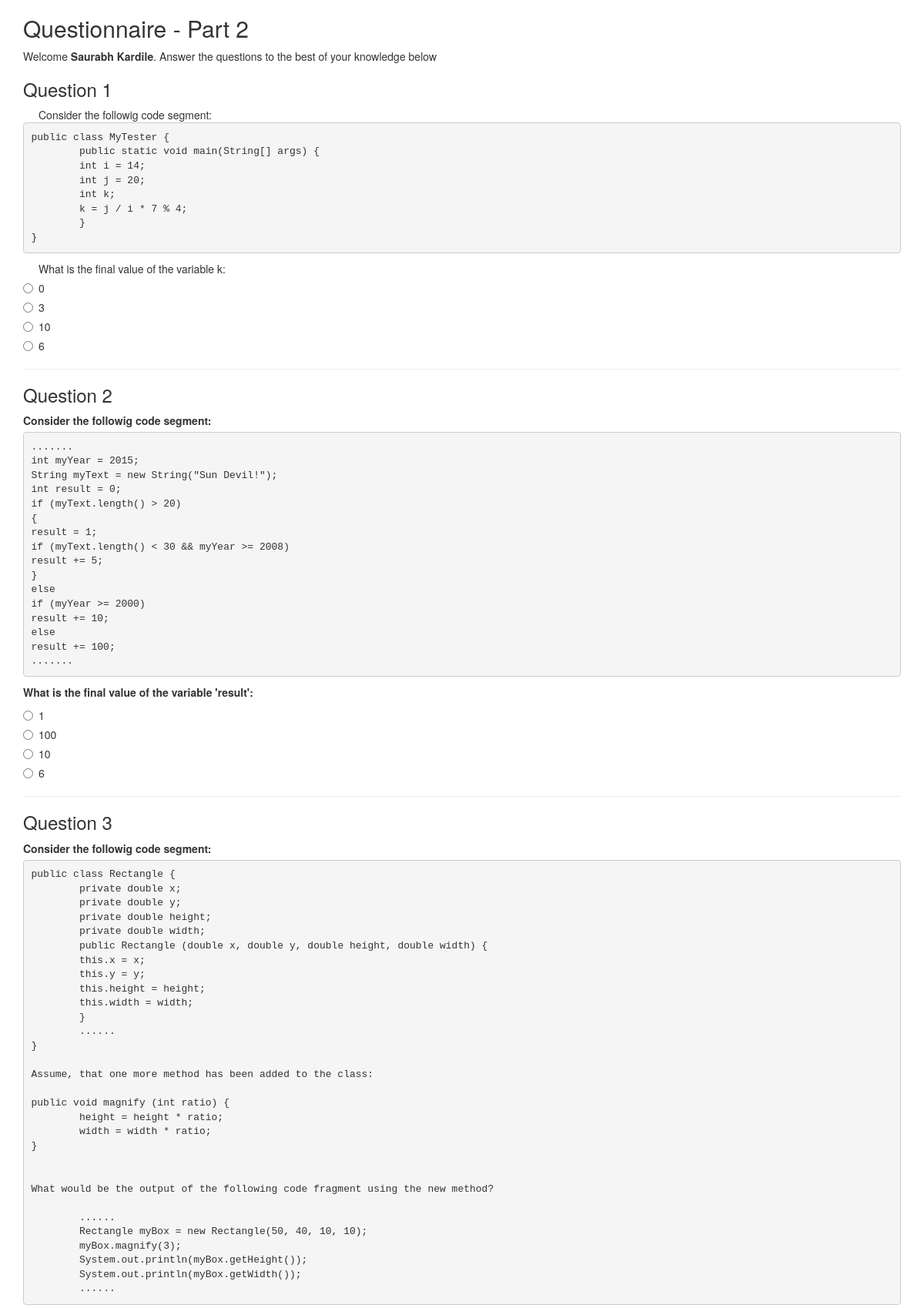
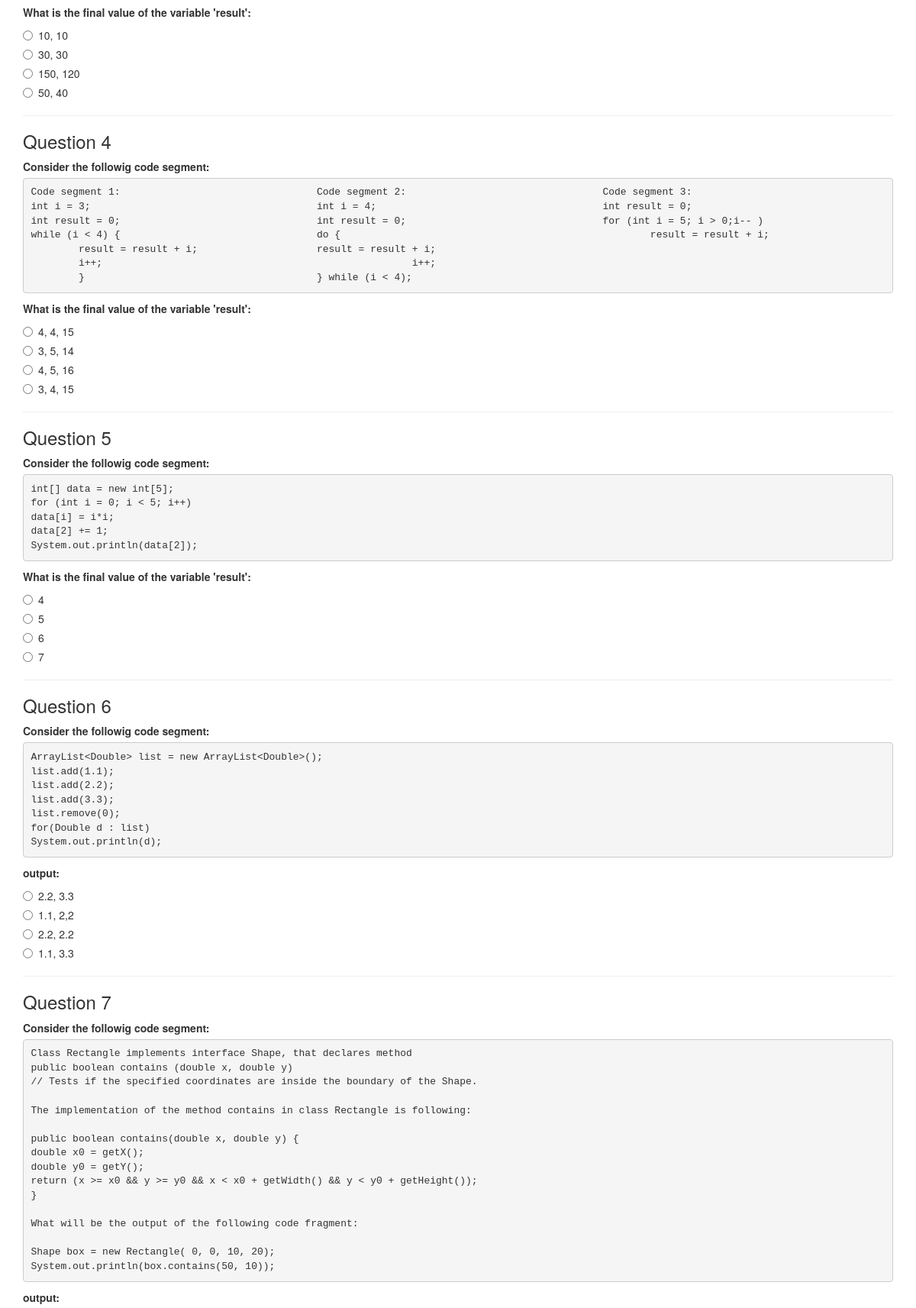
The page /javaQuestions.php (signed in, upper part) on the database its author committed (2 pictures, top to bottom).
### tables this page shows
CREATE TABLE `questions` (
  `question_id` int(10) NOT NULL,
  `question_text` varchar(3000) NOT NULL,
  `option_1` varchar(500) NOT NULL,
  `option_2` varchar(500) NOT NULL,
  `option_3` varchar(500) NOT NULL,
  `option_4` varchar(500) NOT NULL,
  `correct_answer` int(1) NOT NULL,
  `tags` varchar(500) NOT NULL,
  `date` date DEFAULT NULL,
  `type` varchar(1) NOT NULL
);

### includes/database.php (called while the page is built, shortened)
<?php
class MySQLDatabase {
	private $connection;
  function __construct() {
	$this->connection = mysql_connect("localhost", "quizopedia_admin", "admin");
	if (!$this->connection) {
		die("Database connection failed: " . mysql_error());
	} else {
		$db_select = mysql_select_db("quizopedia", $this->connection);
		}
  }
	public function query($sql) {
		$result = mysql_query($sql, $this->connection);
		return $result;
	}
  public function fetch_array($result_set) {
    return mysql_fetch_array($result_set);
  }
}
$database = new MySQLDatabase();
?>

### includes/session.php (called while the page is built, shortened)
<?php
class Session {
	private function check_login() {
    if(isset($_SESSION['user_id'])) {
      $this->user_id = $_SESSION['user_id'];
      $this->logged_in = true;
    } else {
      unset($this->user_id);
      $this->logged_in = false;
    }
  }
}
$session = new Session();
?>

### public/javaQuestions.php (the view, shortened to what this page needs)
<!DOCTYPE html>
<html lang="en">
<head>
  <link rel="stylesheet" href="http://maxcdn.bootstrapcdn.com/bootstrap/3.3.6/css/bootstrap.min.css">
</head>
<body>
<?php
include_once("../includes/session.php");
include_once("../includes/database.php");
$q="select * from login where user_id =".$session->user_id;
$pretest = $database->fetch_array($database->query($q));
$name = $pretest["fname"]." ".$pretest["lname"];
$_GLOBAL["name"] = $name;
?>
<div class="container">
  <h2>Questionnaire - Part 2</h2>
  <p>Welcome <b><?php echo $_GLOBAL["name"];?></b>. Answer the questions to the best of your knowledge below</p>
  <form role="form" action="validate_prereq.php" method="post">
 <?php
	$q = "select * from questions where type = 'P' order by question_id";
	$result = $database->query($q);
	echo'	<div class="radio">';
	$i = 1;
	while ($row = mysql_fetch_array($result)) {
		echo '	<div class="form-group">';
		echo '<h3>Question '.$i.'</h3>';
		echo $row["question_text"];
		echo'	<div class="radio">';
		echo'		  <label><input type="radio" name="answer'.$i.'" value = "1">'.$row["option_1"].'</label>';
		echo'		</div>';
		echo'		<div class="radio">';
		echo'		  <label><input type="radio" name="answer'.$i.'" value = "2">'.$row["option_2"].'</label>';
		echo'		</div>';
		echo'		<div class="radio">';
		echo'		  <label><input type="radio" name="answer'.$i.'" value = "3">'.$row["option_3"].'</label>';
		echo'		</div>';
		echo'		<div class="radio">';
		echo'		  <label><input type="radio" name="answer'.$i.'" value = "4">'.$row["option_4"].'</label>';
		echo'		</div>';
		echo'	</div>';
		echo'	<hr></hr>';
		$i++;
	}
?>
   </form>
   </div>
</body>
</html>

### rows shown on the page
questions: question_text "Consider the followig code segment: public class MyTester { public static void main(String[] args) { int i = 14; int j = 20; int k; k = j / i * 7 % 4; } } What is the final value of the variable k:", option_1 "0", option_2 "3", option_3 "10", option_4 "6"
questions: question_text "Consider the followig code segment: ....... int myYear = 2015; String myText = new String(\"Sun Devil!\"); int result = 0; if (myText.length() > 20) { result = 1; if (myText.length() < 30 && myYear >= 2008) result += 5; } else if (myYear >= 2000) result += 10; else result += 100; ....... What is the final value of the variable 'result':", option_1 "1", option_2 "100", option_3 "10", option_4 "6"
questions: question_text "Consider the followig code segment: public class Rectangle { private double x; private double y; private double height; private double width; public Rectangle (double x, double y, double height, double width) { this.x = x; this.y = y; this.height = height; this.width = width; } ...... } Assume, that one more method has been added to the class: public void magnify (int ratio) { height = height * ratio; width = width * ratio; } What would be the output of the following code fragment using the new method? ...... Rectangle myBox = new Rectangle(50, 40, 10, 10); myBox.magnify(3); System.out.println(myBox.getHeight()); System.out.println(myBox.getWidth()); ...... What is the final value of the…", option_1 "10, 10", option_2 "30, 30", option_3 "150, 120", option_4 "50, 40"
questions: question_text "Consider the followig code segment: Code segment 1: Code segment 2: Code segment 3: int i = 3; int i = 4; int result = 0; int result = 0; int result = 0; for (int i = 5; i > 0;i-- ) while (i < 4) { do { result = result + i; result = result + i; result = result + i; i++; i++; } } while (i < 4); What is the final value of the variable 'result':", option_1 "4, 4, 15", option_2 "3, 5, 14", option_3 "4, 5, 16", option_4 "3, 4, 15"
questions: question_text "Consider the followig code segment: int[] data = new int[5]; for (int i = 0; i < 5; i++) data[i] = i*i; data[2] += 1; System.out.println(data[2]); What is the final value of the variable 'result':", option_1 "4", option_2 "5", option_3 "6", option_4 "7"
questions: question_text "Consider the followig code segment: ArrayList<Double> list = new ArrayList<Double>(); list.add(1.1); list.add(2.2); list.add(3.3); list.remove(0); for(Double d : list) System.out.println(d); output:", option_1 "2.2, 3.3", option_2 "1.1, 2,2", option_3 "2.2, 2.2", option_4 "1.1, 3.3"
questions: question_text "Consider the followig code segment: Class Rectangle implements interface Shape, that declares method public boolean contains (double x, double y) // Tests if the specified coordinates are inside the boundary of the Shape. The implementation of the method contains in class Rectangle is following: public boolean contains(double x, double y) { double x0 = getX(); double y0 = getY(); return (x >= x0 && y >= y0 && x < x0 + getWidth() && y < y0 + getHeight()); } What will be the output of the following code fragment: Shape box = new Rectangle( 0, 0, 10, 20); System.out.println(box.contains(50, 10)); output:"

### other values the page prints
$_GLOBAL["name"] "Saurabh Kardile"
